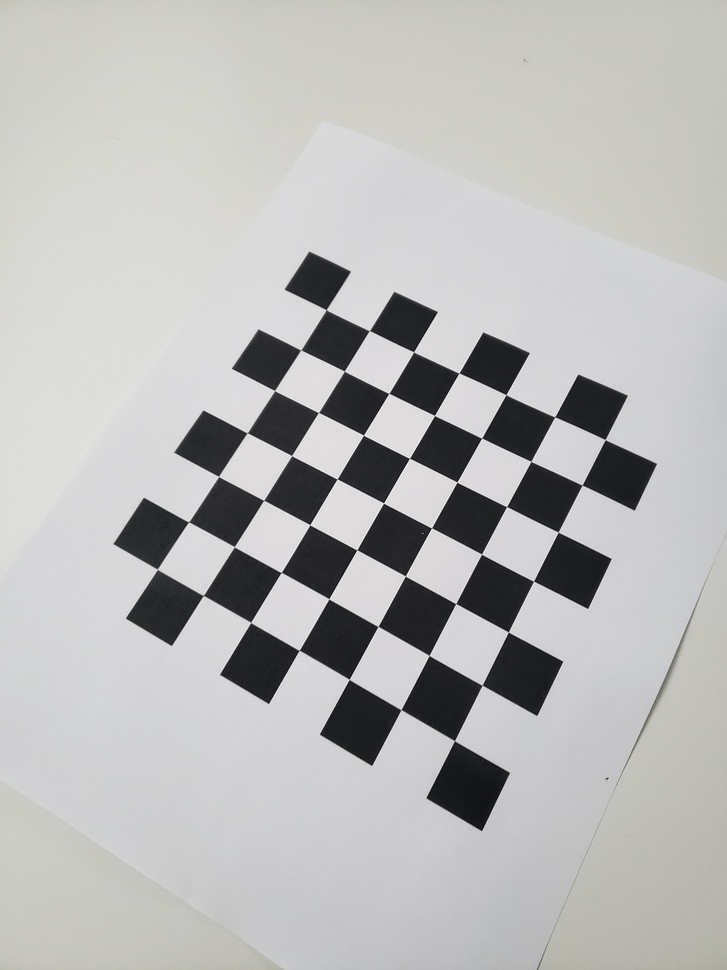
#> input picture calibration_images/20210111_153625.jpg, 727 x 970 px, shrunk from 1671 x 2228 before the run; its folder holds only this picture in this run
$ python camera_calibration.py
#> lines starting #> are read from the running program, lines starting #| are printed output that depends on the picture; after the words box and inside, x2 and y2 are one past the last pixel; in counts of white or black regions, pixels touching at a corner belong together
import numpy as np
import cv2
import glob
import yaml
#import pathlib

# termination criteria
criteria = (cv2.TERM_CRITERIA_EPS + cv2.TERM_CRITERIA_MAX_ITER, 30, 0.001)
# prepare object points, like (0,0,0), (1,0,0), (2,0,0) ....,(6,5,0)
objp = np.zeros((7*7,3), np.float32)
objp[:,:2] = np.mgrid[0:7,0:7].T.reshape(-1,2)
# Arrays to store object points and image points from all the images.
objpoints = [] # 3d point in real world space
imgpoints = [] # 2d points in image plane.

images = glob.glob(r'calibration_images/*.jpg')

# path = 'results'
# pathlib.Path(path).mkdir(parents=True, exist_ok=True)

found = 0
for fname in images:  # Here, 10 can be changed to whatever number you like to choose
    img = cv2.imread(fname) # Capture frame-by-frame
#> img is the input picture: shape (970, 727, 3); mean B, G, R 183.9, 184.7, 184.6
    #print(images[im_i])
    gray = cv2.cvtColor(img, cv2.COLOR_BGR2GRAY)
    # Find the chess board corners
    ret, corners = cv2.findChessboardCorners(gray, (7,7), None)
#> ret = True; corners = 49 rows, first 8: [326.2, 309.7], [369.4, 330.6], [413.5, 351.8], [459, 373], [505.9, 394.6], [554.7, 416.8], [605.2, 439.5], [300.7, 349.9]
    # If found, add object points, image points (after refining them)
    if ret == True:
        objpoints.append(objp)   # Certainly, every loop objp is the same, in 3D.
        corners2 = cv2.cornerSubPix(gray,corners,(11,11),(-1,-1),criteria)
#> corners2 = 49 rows, first 8: [326.2, 309.8], [369.4, 330.6], [413.5, 351.9], [459, 373.1], [505.9, 394.7], [554.7, 416.8], [605.2, 439.6], [300.8, 349.9]
        imgpoints.append(corners2)
        # Draw and display the corners
        img = cv2.drawChessboardCorners(img, (7,7), corners2, ret)
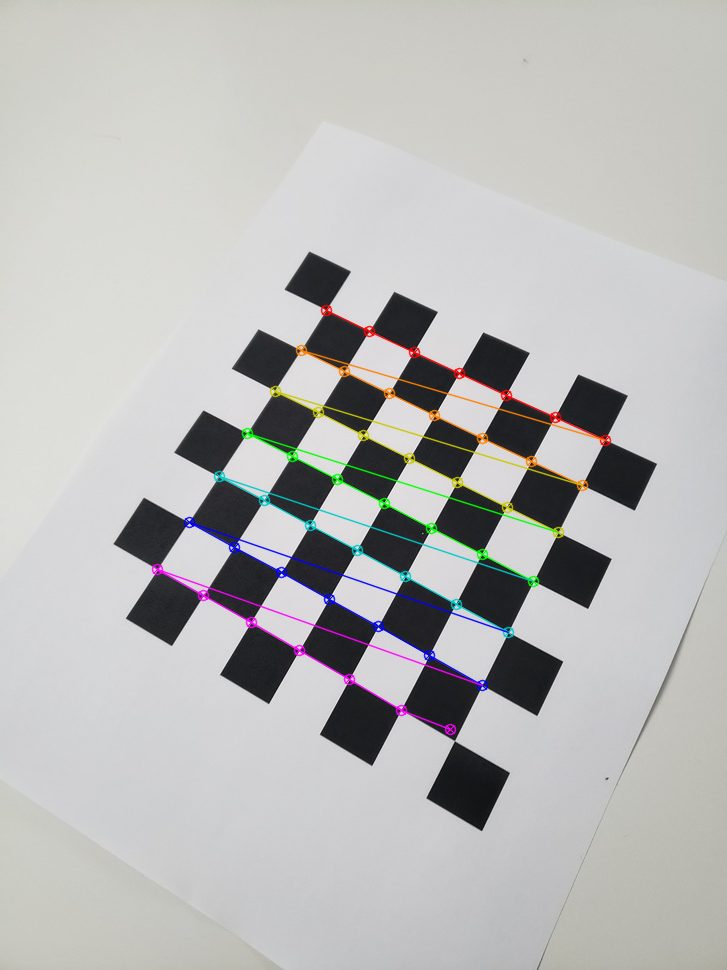
#> img: shape (970, 727, 3); 2.23% of pixels changed, all inside (x1, y1, x2, y2) = (151, 304, 612, 736)
        found += 1
        cv2.imshow('img', img)
        cv2.waitKey(500)
        # if you want to save images with detected corners
        # uncomment following 2 lines and lines 5, 18 and 19
        # image_name = path + '/calibresult' + str(found) + '.png'
        # cv2.imwrite(image_name, img)

print("Number of images used for calibration: ", found)

# When everything done, release the capture
# cap.release()
cv2.destroyAllWindows()

# calibration
ret, mtx, dist, rvecs, tvecs = cv2.calibrateCamera(objpoints, imgpoints, gray.shape[::-1], None, None)
#> ret = 0.34; mtx = [[873.3, 0, 370.7], [0, 885.5, 469.3], [0, 0, 1]]; dist = [[-0.579, 27.32, -0.00227, -0.00229, -243.3]]; rvecs = ([-0.35, 0.158, 0.496],); tvecs = ([-0.896, -3.16, 17.62],)

# transform the matrix and distortion coefficients to writable lists
data = {'camera_matrix': np.asarray(mtx).tolist(),
        'dist_coeff': np.asarray(dist).tolist()}
#> data = {'camera_matrix': [[873.3, 0, 370.7], [0, 885.5, 469.3], [0, 0, 1]], 'dist_coeff': [[-0.579, 27.32, -0.00227, -0.00229, -243.3]]}

# and save it to a file
with open("calibration_matrix.yaml", "w") as f:
    yaml.dump(data, f)

# done

$ run again, on calibration_images/20210111_153641.jpg
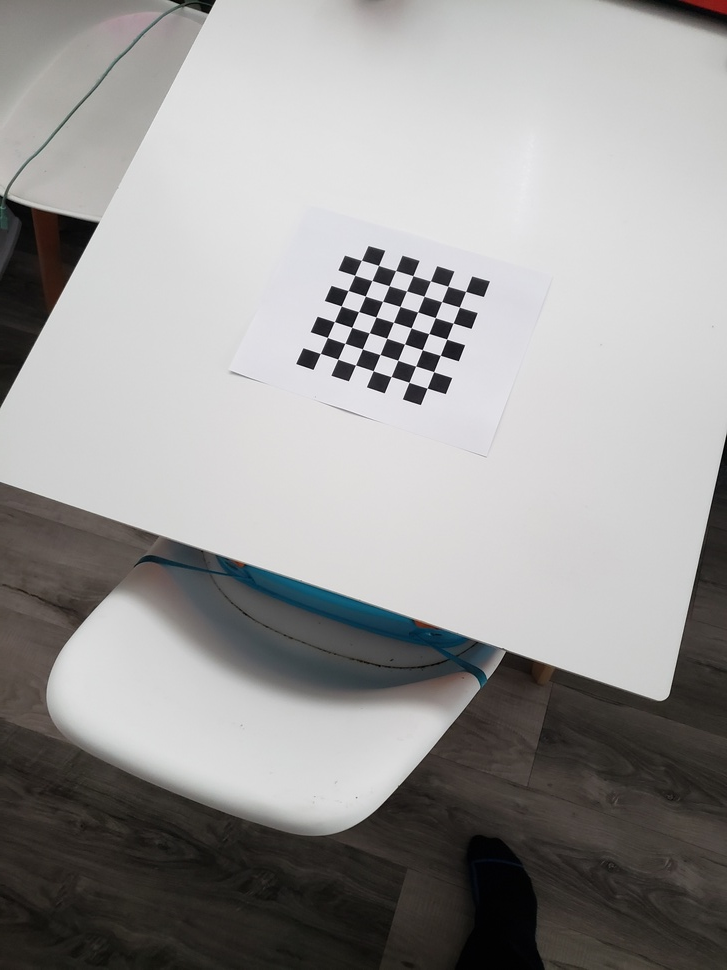
#> input picture calibration_images/20210111_153641.jpg, 727 x 970 px, shrunk from 1615 x 2154 before the run
#> img is the input picture: shape (970, 727, 3); mean B, G, R 152.4, 153.3, 154.5
#> `ret, corners = cv2.findChessboardCorners(gray, (7,7), None)`: ret = True; corners = 49 rows, first 8: [361.5, 260.3], [378.5, 265.4], [395.6, 270.5], [412.8, 275.6], [430.5, 280.9], [447.8, 286.3], [465.6, 291.4], [354.7, 275.3]
#> corners2 = 49 rows, first 8: [361.4, 260.3], [378.5, 265.5], [395.7, 270.6], [412.9, 275.7], [430.5, 280.9], [447.8, 286.3], [465.6, 291.4], [354.7, 275.3]
#> `img = cv2.drawChessboardCorners(img, (7,7), corners2, ret)`:
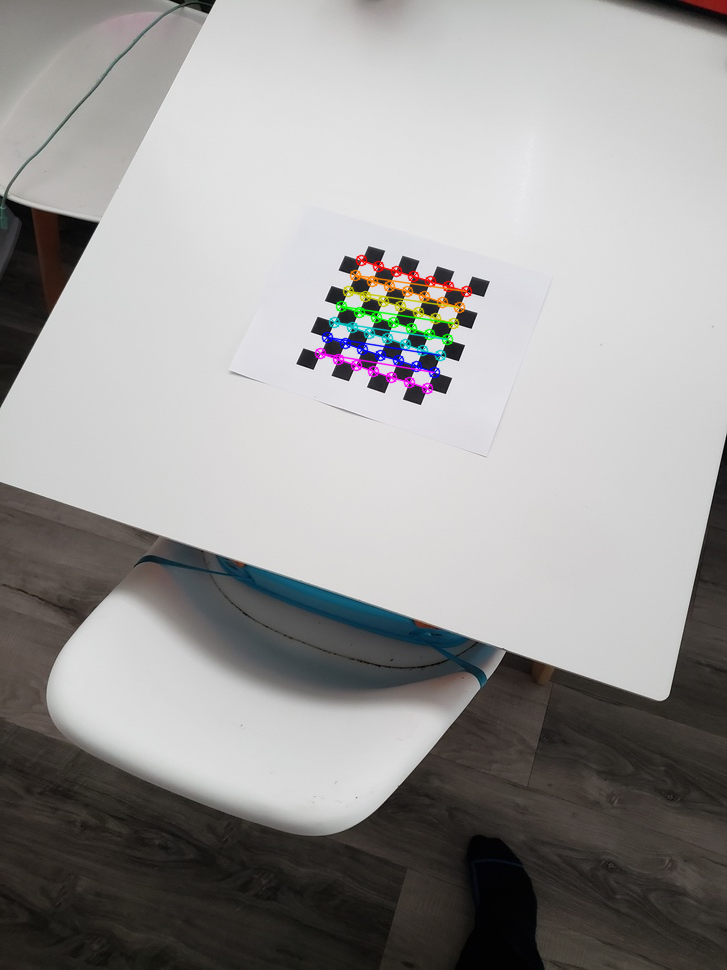
#> img: shape (970, 727, 3); 1.09% of pixels changed, all inside (x1, y1, x2, y2) = (314, 254, 473, 395)
#> `ret, mtx, dist, rvecs, tvecs = cv2.calibrateCamera(objpoints, imgpoint..`: ret = 0.136; mtx = [[604.3, 0, 378.3], [0, 589, 511.9], [0, 0, 1]]; dist = [[-0.0903, 1.12, -0.0082, -0.0156, -3.78]]; rvecs = ([-0.21, 0.128, 0.363],); tvecs = ([-0.831, -14.05, 33.18],)
#> data = {'camera_matrix': [[604.3, 0, 378.3], [0, 589, 511.9], [0, 0, 1]], 'dist_coeff': [[-0.0903, 1.12, -0.0082, -0.0156, -3.78]]}

$ run again, on calibration_images/20210111_153650.jpg
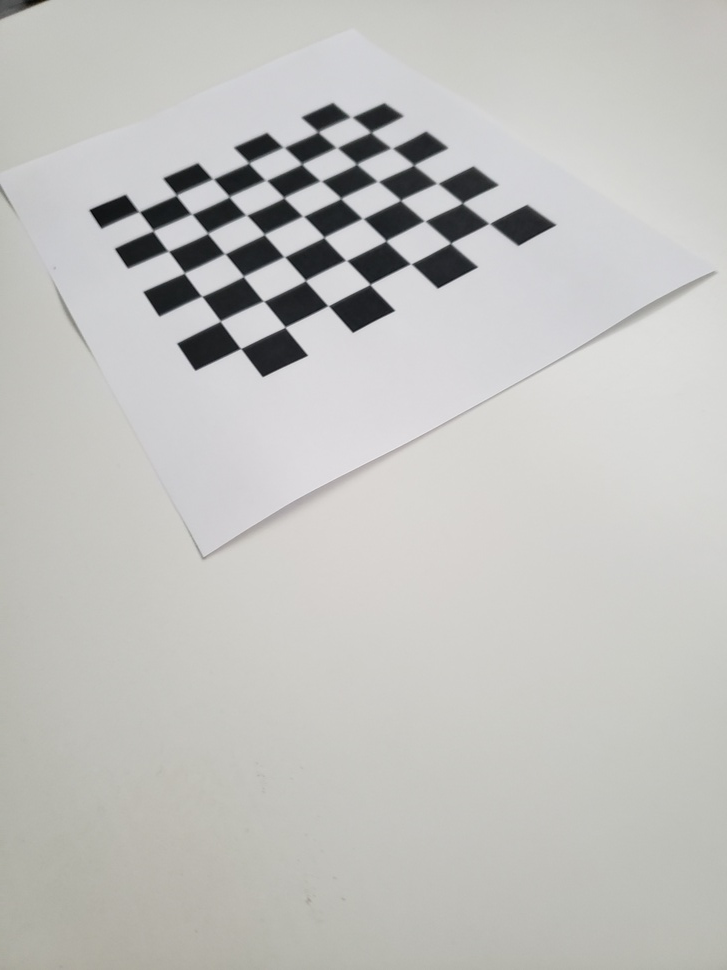
#> input picture calibration_images/20210111_153650.jpg, 727 x 970 px, shrunk from 1687 x 2250 before the run
#> img is the input picture: shape (970, 727, 3); mean B, G, R 190.3, 193.2, 193.4
#> `ret, corners = cv2.findChessboardCorners(gray, (7,7), None)`: ret = True; corners = 49 rows, first 8: [351.1, 117], [371.2, 132.5], [391.4, 148.2], [413.5, 165.3], [437.1, 183.4], [462.3, 203], [489.6, 223.6], [318.3, 132.3]
#> corners2 = 49 rows, first 8: [351.2, 116.9], [370.9, 132.2], [391.8, 148], [413.7, 164.9], [437.4, 183.3], [462.3, 202.9], [489.3, 223.4], [317.8, 131.8]
#> `img = cv2.drawChessboardCorners(img, (7,7), corners2, ret)`:
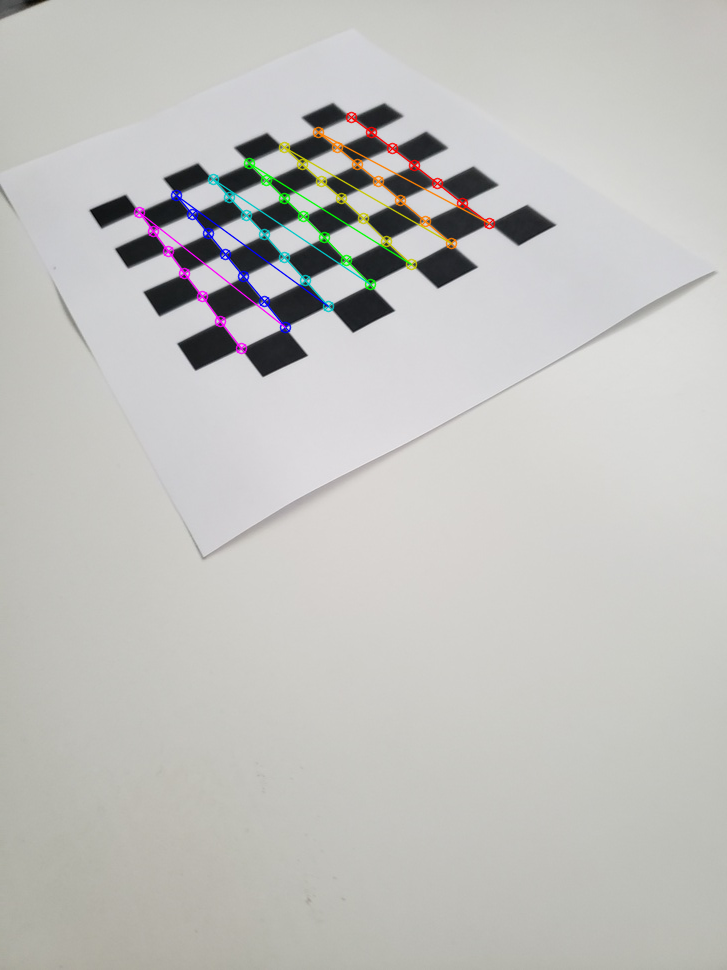
#> img: shape (970, 727, 3); 1.38% of pixels changed, all inside (x1, y1, x2, y2) = (133, 111, 496, 355)
#> `ret, mtx, dist, rvecs, tvecs = cv2.calibrateCamera(objpoints, imgpoint..`: ret = 0.307; mtx = [[666.3, 0, 402.3], [0, 588.6, 427.2], [0, 0, 1]]; dist = [[0.615, -3.82, -0.00313, -0.0173, 6.97]]; rvecs = ([-0.408, 0.42, 0.946],); tvecs = ([-1.23, -8.99, 17.58],)
#> data = {'camera_matrix': [[666.3, 0, 402.3], [0, 588.6, 427.2], [0, 0, 1]], 'dist_coeff': [[0.615, -3.82, -0.00313, -0.0173, 6.97]]}

$ run again, on calibration_images/20210111_153629.jpg
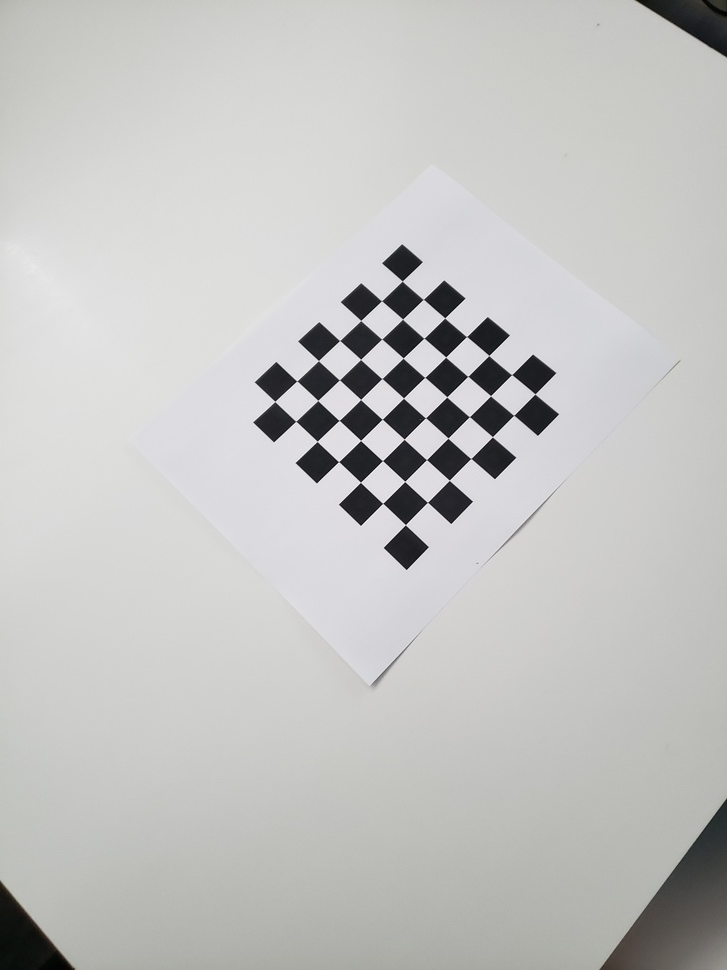
#> input picture calibration_images/20210111_153629.jpg, 727 x 970 px, shrunk from 1701 x 2268 before the run
#> img is the input picture: shape (970, 727, 3); mean B, G, R 193.9, 195.3, 195.2
#> `ret, corners = cv2.findChessboardCorners(gray, (7,7), None)`: ret = True; corners = 49 rows, first 8: [402.3, 281], [423.3, 299.3], [444.7, 317.9], [466.6, 336.6], [488.8, 355.5], [511.7, 374.6], [535, 394], [381.5, 300.7]
#> corners2 = 49 rows, first 8: [402.2, 281.1], [423.3, 299.3], [444.7, 317.9], [466.6, 336.6], [488.8, 355.5], [511.7, 374.6], [534.9, 394], [381.6, 300.8]
#> `img = cv2.drawChessboardCorners(img, (7,7), corners2, ret)`:
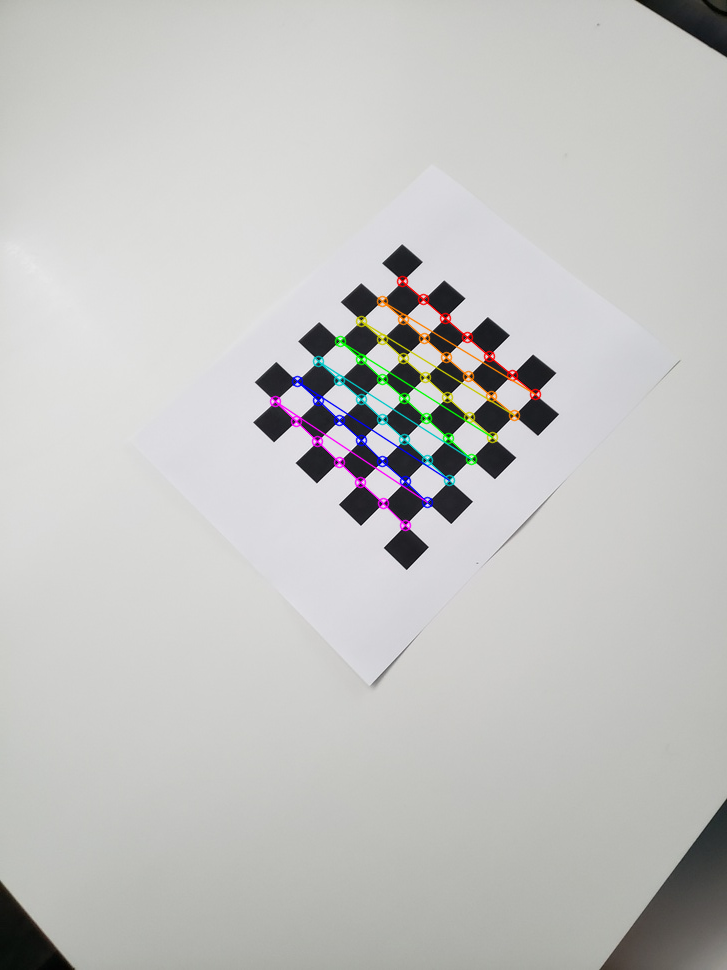
#> img: shape (970, 727, 3); 1.33% of pixels changed, all inside (x1, y1, x2, y2) = (269, 275, 542, 532)
#> `ret, mtx, dist, rvecs, tvecs = cv2.calibrateCamera(objpoints, imgpoint..`: ret = 0.122; mtx = [[1196.1, 0, 371.3], [0, 1286.5, 497.5], [0, 0, 1]]; dist = [[1.16, -39.3, 0.0129, 0.00387, 733.9]]; rvecs = ([-0.402, 0.213, 0.76],); tvecs = ([1.05, -6.87, 41.32],)
#> data = {'camera_matrix': [[1196.1, 0, 371.3], [0, 1286.5, 497.5], [0, 0, 1]], 'dist_coeff': [[1.16, -39.3, 0.0129, 0.00387, 733.9]]}
